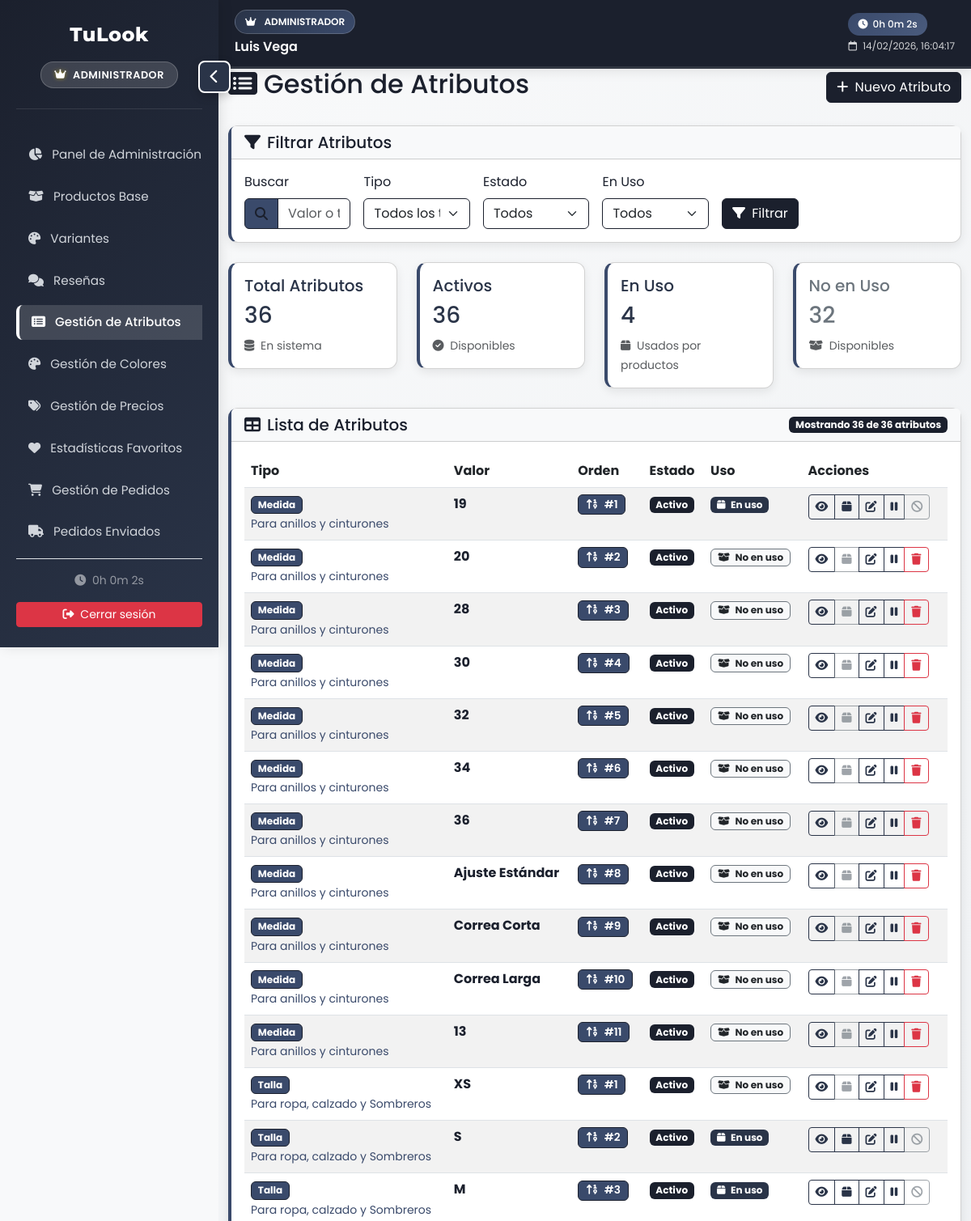
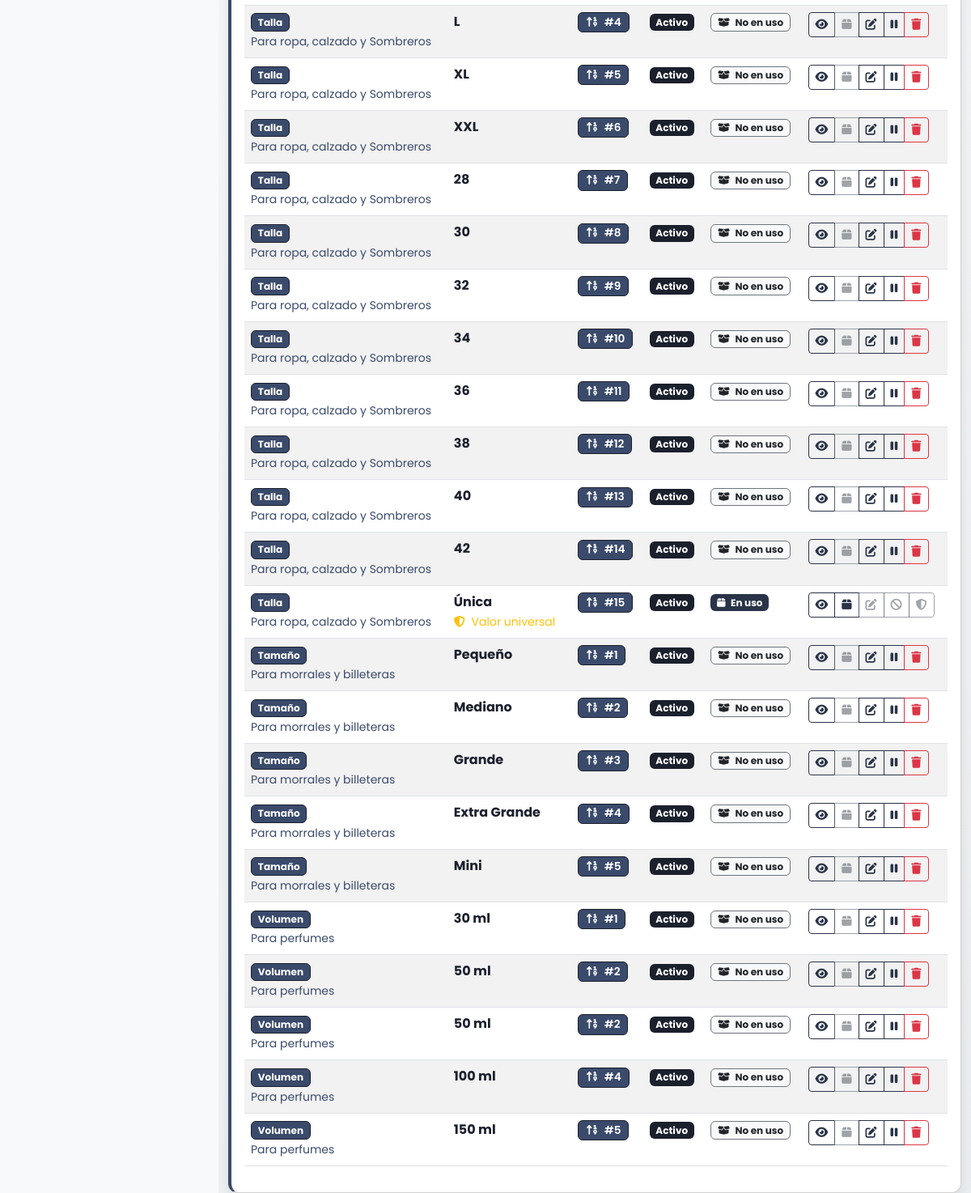
Page /?c=Atributo&a=index&fresh=1 (signed in) on the committed database (2 pictures, top to bottom).
### tables this page shows
CREATE TABLE `atributo_valor` (
  `ID_AtributoValor` int(11) NOT NULL,
  `ID_TipoAtributo` int(11) NOT NULL,
  `Valor` varchar(50) NOT NULL,
  `Orden` int(11) DEFAULT 0,
  `Activo` tinyint(4) DEFAULT 1
);

CREATE TABLE `tipo_atributo` (
  `ID_TipoAtributo` int(11) NOT NULL,
  `Nombre` varchar(50) NOT NULL,
  `Descripcion` varchar(255) DEFAULT NULL,
  `Activo` tinyint(4) DEFAULT 1
);

### views/admin/atributo/index.php (the view, shortened to what the rows shown need)
<link rel="stylesheet" href="<?= BASE_URL ?>assets/css/atributos.css">
<div class="container-fluid">
    <div class="d-flex justify-content-between align-items-center mb-4">
        <h2 class="text-primary-dark"><i class="fas fa-list-alt me-2"></i>Gestión de Atributos</h2>
    </div>
    <div class="card stats-card">
        <div class="card-body">
            <?php if (empty($atributos)): ?>
                <div class="text-center py-5 no-results">
                    <i class="fas fa-inbox fa-3x text-primary-light mb-3"></i>
                    <h5 class="text-primary-light">No hay atributos registrados</h5>
                    <?php if (isset($modoBusqueda) && $modoBusqueda): ?>
                        <p class="text-primary-light">No hay resultados para los filtros aplicados</p>
                        <a href="<?= BASE_URL ?>?c=Atributo&a=index" class="btn btn-primary">
                            <i class="fas fa-times me-1"></i> Limpiar filtros
                        </a>
                    <?php else: ?>
                        <p class="text-primary-light">Comienza creando tu primer atributo</p>
                        <a href="<?= BASE_URL ?>?c=Atributo&a=crear" class="btn btn-primary">
                            <i class="fas fa-plus me-1"></i> Crear primer atributo
                        </a>
                    <?php endif; ?>
                </div>
            <?php else: ?>
                <div class="table-responsive">
                    <table class="table table-striped table-hover">
                        <thead class="table-primary-light">
                            <tr>
                                <th>Tipo</th>
                                <th>Valor</th>
                                <th>Orden</th>
                                <th>Estado</th>
                                <th>Uso</th>
                                <th>Acciones</th>
                            </tr>
                        </thead>
                        <tbody>
                            <?php
                            usort($atributos, function($a, $b) {
                                $tipoCompare = strcmp($a['TipoNombre'], $b['TipoNombre']);
                                if ($tipoCompare !== 0) {
                                    return $tipoCompare;
                                }
                                return $a['Orden'] - $b['Orden'];
                            });
                            foreach ($atributos as $attr):
                                $esUnica = ($attr['ID_AtributoValor'] == 16 || strtolower($attr['Valor']) === 'única');
                                $puedeEliminar = !$attr['en_uso'] && !$esUnica;
                                $puedeEditar = !$esUnica;
                                $puedeCambiarEstado = !$esUnica && (!$attr['en_uso'] || $attr['Activo'] == 1);
                            ?>
                                <tr class="hover-shadow-detalle">
                                    <td>
                                        <span class="badge bg-primary-light text-primary-dark border border-primary">
                                            <?= htmlspecialchars($attr['TipoNombre']) ?>
                                        </span>
                                        <?php if (!empty($attr['TipoDescripcion'])): ?>
                                            <br><small class="text-primary-light"><?= $attr['TipoDescripcion'] ?></small>
                                        <?php endif; ?>
                                    </td>
                                    <td>
                                        <strong class="text-primary-dark"><?= htmlspecialchars($attr['Valor']) ?></strong>
                                        <?php if ($esUnica): ?>
                                            <br><small class="text-warning"><i class="fas fa-shield-alt me-1"></i> Valor universal</small>
                                        <?php endif; ?>
                                    </td>
                                    <td>
                                        <span class="badge bg-primary-light text-primary-dark border border-primary">
                                            <i class="fas fa-sort-numeric-up me-1"></i> #<?= $attr['Orden'] ?>
                                        </span>
                                    </td>
                                    <td>
                                        <span class="badge bg-<?= $attr['Activo'] ? 'primary' : 'secondary' ?>">
                                            <?= $attr['Activo'] ? 'Activo' : 'Inactivo' ?>
                                        </span>
                                    </td>
                                    <td>
                                        <?php if ($attr['en_uso']): ?>
                                            <span class="badge" style="background-color: #2A3448; color: white;">
                                                <i class="fas fa-box me-1"></i> En uso
                                            </span>
                                        <?php else: ?>
                                            <span class="badge bg-light text-dark border border-secondary">
                                                <i class="fas fa-box-open me-1"></i> No en uso
                                            </span>
                                        <?php endif; ?>
                                    </td>
                                    <td>
                                        <div class="btn-group btn-group-sm">
                                            <a href="<?= BASE_URL ?>?c=Atributo&a=detalle&id=<?= $attr['ID_AtributoValor'] ?>"
                                            class="btn btn-outline-primary"
                                            title="Ver detalles">
                                                <i class="fas fa-eye"></i>
                                            </a>
                                            <?php if ($attr['en_uso']): ?>
                                                <button type="button"
                                                        class="btn btn-outline-primary"
                                                        title="Ver productos que usan '<?= htmlspecialchars($attr['Valor']) ?>'"
                                                        onclick="verProductosAtributo(<?= $attr['ID_AtributoValor'] ?>, '<?= htmlspecialchars($attr['Valor']) ?>')">
                                                    <i class="fas fa-box"></i>
                                                </button>
                                            <?php else: ?>
                                                <button class="btn btn-outline-secondary" disabled title="No hay productos usando este atributo">
                                                    <i class="fas fa-box"></i>
                                                </button>
                                            <?php endif; ?>
                                            <?php if ($puedeEditar): ?>
                                                <a href="<?= BASE_URL ?>?c=Atributo&a=editar&id=<?= $attr['ID_AtributoValor'] ?>"
                                                class="btn btn-outline-primary" title="Editar">
                                                    <i class="fas fa-edit"></i>
                                                </a>
                                            <?php else: ?>
                                                <button class="btn btn-outline-secondary" disabled title="Este valor universal no se puede editar">
                                                    <i class="fas fa-edit"></i>
                                                </button>
                                            <?php endif; ?>
                                            <?php if ($attr['Activo'] && $puedeCambiarEstado): ?>
                                                <a href="<?= BASE_URL ?>?c=Atributo&a=cambiarEstado&id=<?= $attr['ID_AtributoValor'] ?>&estado=0"
                                                class="btn btn-outline-primary" title="Desactivar">
                                                    <i class="fas fa-pause"></i>
                                                </a>
                                            <?php elseif (!$puedeCambiarEstado): ?>
                                                <button class="btn btn-outline-secondary" disabled title="No se puede cambiar estado">
                                                    <i class="fas fa-ban"></i>
                                                </button>
                                            <?php endif; ?>
                                            <?php if ($puedeEliminar): ?>
                                                <a href="<?= BASE_URL ?>?c=Atributo&a=eliminar&id=<?= $attr['ID_AtributoValor'] ?>"
                                                class="btn btn-outline-danger" title="Eliminar">
                                                    <i class="fas fa-trash"></i>
                                                </a>
                                            <?php elseif ($esUnica): ?>
                                                <button class="btn btn-outline-secondary" disabled title="Este valor universal no se puede eliminar">
                                                    <i class="fas fa-shield-alt"></i>
                                                </button>
                                            <?php else: ?>
                                                <button class="btn btn-outline-secondary" disabled title="Este atributo está en uso y no puede eliminarse">
                                                    <i class="fas fa-ban"></i>
                                                </button>
                                            <?php endif; ?>
                                        </div>
                                    </td>
                                </tr>
                            <?php endforeach; ?>
                        </tbody>
                    </table>
                </div>
            <?php endif; ?>
        </div>
    </div>
</div>

### rows in the picture
atributo_valor: ID_TipoAtributo.Nombre "Medida", ID_TipoAtributo.Descripcion "Para anillos y cinturones", Valor "19", Orden "1", Activo "Activo", shows "En uso"
atributo_valor: ID_TipoAtributo.Nombre "Medida", ID_TipoAtributo.Descripcion "Para anillos y cinturones", Valor "20", Orden "2", Activo "Activo", shows "No en uso"
atributo_valor: ID_TipoAtributo.Nombre "Medida", ID_TipoAtributo.Descripcion "Para anillos y cinturones", Valor "28", Orden "3", Activo "Activo", shows "No en uso"
atributo_valor: ID_TipoAtributo.Nombre "Medida", ID_TipoAtributo.Descripcion "Para anillos y cinturones", Valor "30", Orden "4", Activo "Activo", shows "No en uso"
atributo_valor: ID_TipoAtributo.Nombre "Medida", ID_TipoAtributo.Descripcion "Para anillos y cinturones", Valor "32", Orden "5", Activo "Activo", shows "No en uso"
atributo_valor: ID_TipoAtributo.Nombre "Medida", ID_TipoAtributo.Descripcion "Para anillos y cinturones", Valor "34", Orden "6", Activo "Activo", shows "No en uso"
atributo_valor: ID_TipoAtributo.Nombre "Medida", ID_TipoAtributo.Descripcion "Para anillos y cinturones", Valor "36", Orden "7", Activo "Activo", shows "No en uso"
atributo_valor: ID_TipoAtributo.Nombre "Medida", ID_TipoAtributo.Descripcion "Para anillos y cinturones", Valor "Ajuste Estándar", Orden "8", Activo "Activo", shows "No en uso"
atributo_valor: ID_TipoAtributo.Nombre "Medida", ID_TipoAtributo.Descripcion "Para anillos y cinturones", Valor "Correa Corta", Orden "9", Activo "Activo", shows "No en uso"
atributo_valor: ID_TipoAtributo.Nombre "Medida", ID_TipoAtributo.Descripcion "Para anillos y cinturones", Valor "Correa Larga", Orden "10", Activo "Activo", shows "No en uso"
atributo_valor: ID_TipoAtributo.Nombre "Medida", ID_TipoAtributo.Descripcion "Para anillos y cinturones", Valor "13", Orden "11", Activo "Activo", shows "No en uso"
atributo_valor: ID_TipoAtributo.Nombre "Talla", ID_TipoAtributo.Descripcion "Para ropa, calzado y Sombreros", Valor "XS", Orden "1", Activo "Activo", shows "No en uso"
atributo_valor: ID_TipoAtributo.Nombre "Talla", ID_TipoAtributo.Descripcion "Para ropa, calzado y Sombreros", Valor "S", Orden "2", Activo "Activo", shows "En uso"
atributo_valor: ID_TipoAtributo.Nombre "Talla", ID_TipoAtributo.Descripcion "Para ropa, calzado y Sombreros", Valor "M", Orden "3", Activo "Activo", shows "En uso"
atributo_valor: ID_TipoAtributo.Nombre "Talla", ID_TipoAtributo.Descripcion "Para ropa, calzado y Sombreros", Valor "L", Orden "4", Activo "Activo", shows "No en uso"
atributo_valor: ID_TipoAtributo.Nombre "Talla", ID_TipoAtributo.Descripcion "Para ropa, calzado y Sombreros", Valor "XL", Orden "5", Activo "Activo", shows "No en uso"
atributo_valor: ID_TipoAtributo.Nombre "Talla", ID_TipoAtributo.Descripcion "Para ropa, calzado y Sombreros", Valor "XXL", Orden "6", Activo "Activo", shows "No en uso"
atributo_valor: ID_TipoAtributo.Nombre "Talla", ID_TipoAtributo.Descripcion "Para ropa, calzado y Sombreros", Valor "28", Orden "7", Activo "Activo", shows "No en uso"
atributo_valor: ID_TipoAtributo.Nombre "Talla", ID_TipoAtributo.Descripcion "Para ropa, calzado y Sombreros", Valor "30", Orden "8", Activo "Activo", shows "No en uso"
atributo_valor: ID_TipoAtributo.Nombre "Talla", ID_TipoAtributo.Descripcion "Para ropa, calzado y Sombreros", Valor "32", Orden "9", Activo "Activo", shows "No en uso"
atributo_valor: ID_TipoAtributo.Nombre "Talla", ID_TipoAtributo.Descripcion "Para ropa, calzado y Sombreros", Valor "34", Orden "10", Activo "Activo", shows "No en uso"
atributo_valor: ID_TipoAtributo.Nombre "Talla", ID_TipoAtributo.Descripcion "Para ropa, calzado y Sombreros", Valor "36", Orden "11", Activo "Activo", shows "No en uso"
atributo_valor: ID_TipoAtributo.Nombre "Talla", ID_TipoAtributo.Descripcion "Para ropa, calzado y Sombreros", Valor "38", Orden "12", Activo "Activo", shows "No en uso"
atributo_valor: ID_TipoAtributo.Nombre "Talla", ID_TipoAtributo.Descripcion "Para ropa, calzado y Sombreros", Valor "40", Orden "13", Activo "Activo", shows "No en uso"
atributo_valor: ID_TipoAtributo.Nombre "Talla", ID_TipoAtributo.Descripcion "Para ropa, calzado y Sombreros", Valor "42", Orden "14", Activo "Activo", shows "No en uso"
atributo_valor: ID_TipoAtributo.Nombre "Talla", ID_TipoAtributo.Descripcion "Para ropa, calzado y Sombreros", Valor "Única", shows "Valor universal", Orden "15", Activo "Activo", shows "En uso"
atributo_valor: ID_TipoAtributo.Nombre "Tamaño", ID_TipoAtributo.Descripcion "Para morrales y billeteras", Valor "Pequeño", Orden "1", Activo "Activo", shows "No en uso"
atributo_valor: ID_TipoAtributo.Nombre "Tamaño", ID_TipoAtributo.Descripcion "Para morrales y billeteras", Valor "Mediano", Orden "2", Activo "Activo", shows "No en uso"
atributo_valor: ID_TipoAtributo.Nombre "Tamaño", ID_TipoAtributo.Descripcion "Para morrales y billeteras", Valor "Grande", Orden "3", Activo "Activo", shows "No en uso"
atributo_valor: ID_TipoAtributo.Nombre "Tamaño", ID_TipoAtributo.Descripcion "Para morrales y billeteras", Valor "Extra Grande", Orden "4", Activo "Activo", shows "No en uso"
atributo_valor: ID_TipoAtributo.Nombre "Tamaño", ID_TipoAtributo.Descripcion "Para morrales y billeteras", Valor "Mini", Orden "5", Activo "Activo", shows "No en uso"
atributo_valor: ID_TipoAtributo.Nombre "Volumen", ID_TipoAtributo.Descripcion "Para perfumes", Valor "30 ml", Orden "1", Activo "Activo", shows "No en uso"
atributo_valor: ID_TipoAtributo.Nombre "Volumen", ID_TipoAtributo.Descripcion "Para perfumes", Valor "50 ml", Orden "2", Activo "Activo", shows "No en uso"
atributo_valor: ID_TipoAtributo.Nombre "Volumen", ID_TipoAtributo.Descripcion "Para perfumes", Valor "100 ml", Orden "4", Activo "Activo", shows "No en uso"
atributo_valor: ID_TipoAtributo.Nombre "Volumen", ID_TipoAtributo.Descripcion "Para perfumes", Valor "150 ml", Orden "5", Activo "Activo", shows "No en uso"

### other values in the picture
$_SESSION['Nombre_Completo'] "Luis Vega"
$estadisticas['total'] "36"
$estadisticas['activos'] "36"
$totalEnUso "4"
$totalNoEnUso "32"
count($atributos) "36"
